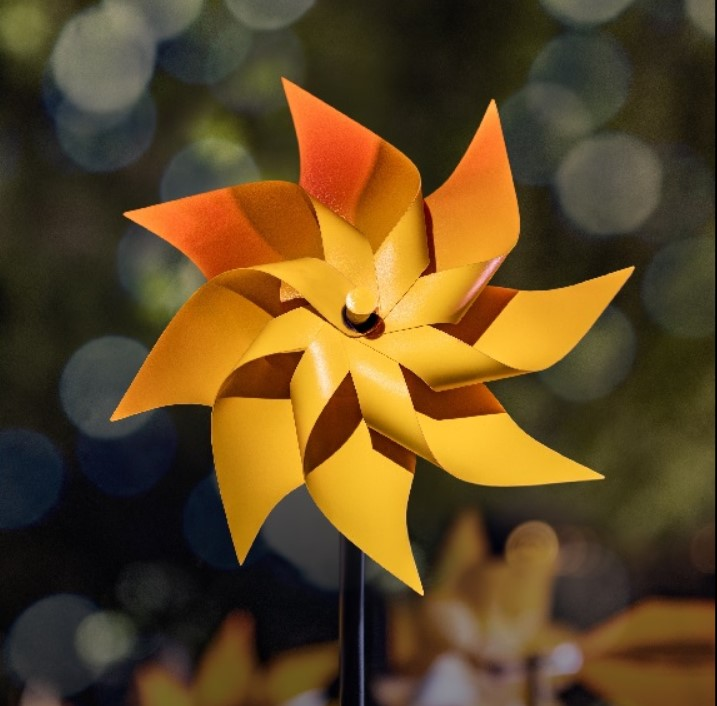
#> input picture flower.jpg, 717 x 706 px, found by its file name
$ jupyter execute --allow-errors Image_Preprocessing2.ipynb
#> lines starting #> are read from the running program, lines starting #| are printed output that depends on the picture; after the words box and inside, x2 and y2 are one past the last pixel; in counts of white or black regions, pixels touching at a corner belong together
Import packages but we have to instal them before use by pip in cmd window

[cell 1]
import cv2 as cv
import numpy as np
import matplotlib.pyplot as plt

We load an Image and show it but the image is GBR so we convert it to RGB Image.
We do it by two method:
1- Do it by changing vectors
2- Do ot by using special code

[cell 2]
# Load image from Image folder
I1=cv.imread('Image/flower.jpg')
#> I1 is the input picture: shape (706, 717, 3); mean B, G, R 35, 71.9, 95.6
# Show image
plt.subplot(1,3,1)
plt.imshow(I1)
plt.axis('off')
a='GBR'
plt.title(f'({a})Image',fontsize=8)
# Change GBR image to RGB image by first method
S=I1.shape
#> S = (706, 717, 3)
I2=np.zeros((S[0],S[1],S[2]),dtype=np.uint8)
I2[:,:,0]=I1[:,:,2]
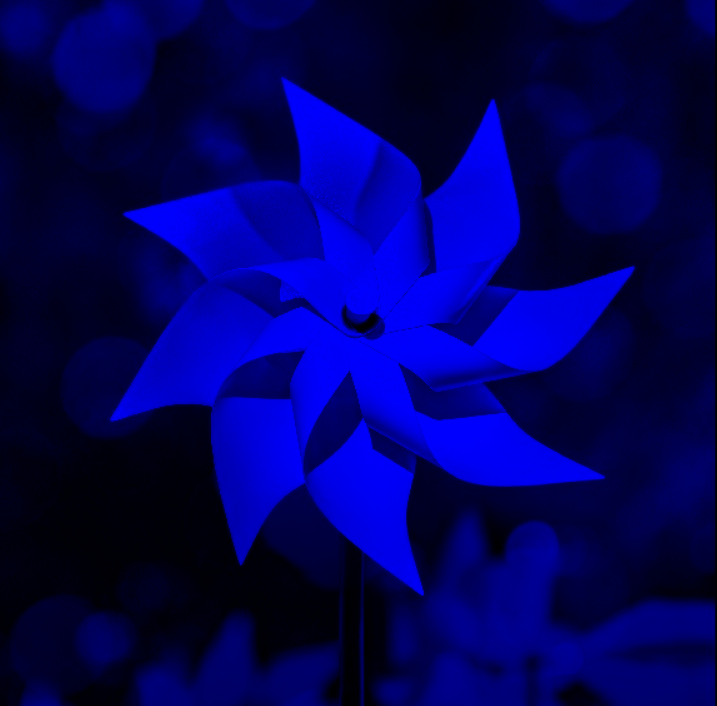
#> I2: shape (706, 717, 3); mean B, G, R 95.6, 0, 0
I2[:,:,1]=I1[:,:,1]
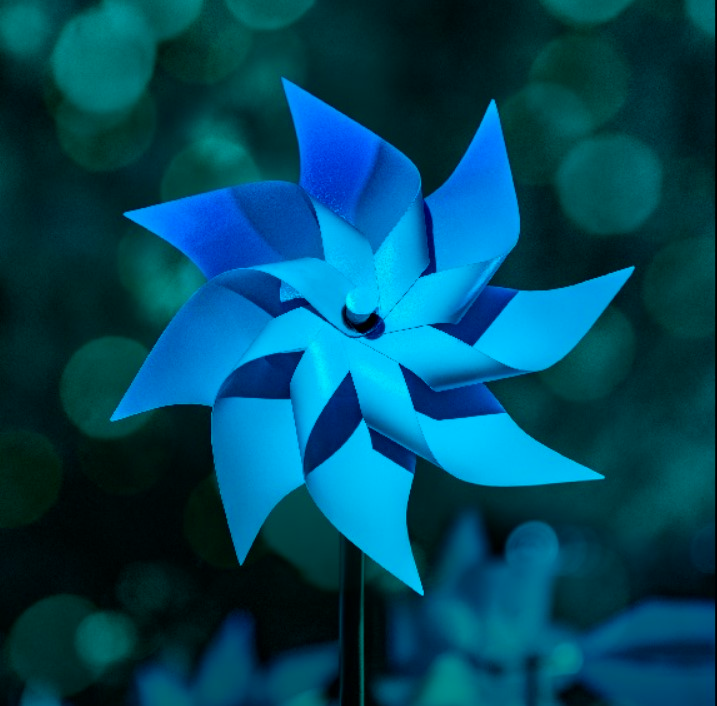
#> I2: shape (706, 717, 3); mean B, G, R 95.6, 71.9, 0
I2[:,:,2]=I1[:,:,0]
plt.subplot(1,3,2)
plt.imshow(I2)
plt.axis('off')
b='RGB'
plt.title(f'({b})Image Real color by first method',fontsize=6)
# Change GBR image to RGB image by first method
I2=cv.cvtColor(I1, cv.COLOR_BGR2RGB)
plt.subplot(1,3,3)
plt.imshow(I2)
plt.axis('off')
plt.title(f'({b}Image Real color by second method',fontsize=6)
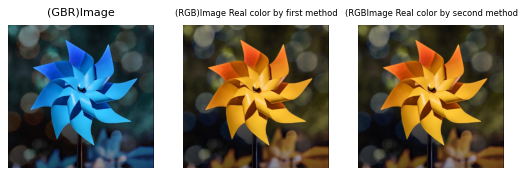
#> figure drawn by matplotlib, 3 panels; B, G, R data is drawn as R, G, B

Image Shearing:
We make a trosformation matrix and then use opencv function "cv.warpAffine"
We have an example below:

[cell 3]
# Define the Shearing factor
shearX = -.2
shearY = 0
# Define the Transformation matrix for shearing
TSh = np.array([[1, shearX, 0], [0, 1, shearY]], dtype=np.float32)
# Image shape along X and Y
width = I2.shape[1]
#> width = 717
height = I2.shape[0]
#> height = 706
# Apply shearing
I3 = cv.warpAffine(I2,TSh, (width, height))
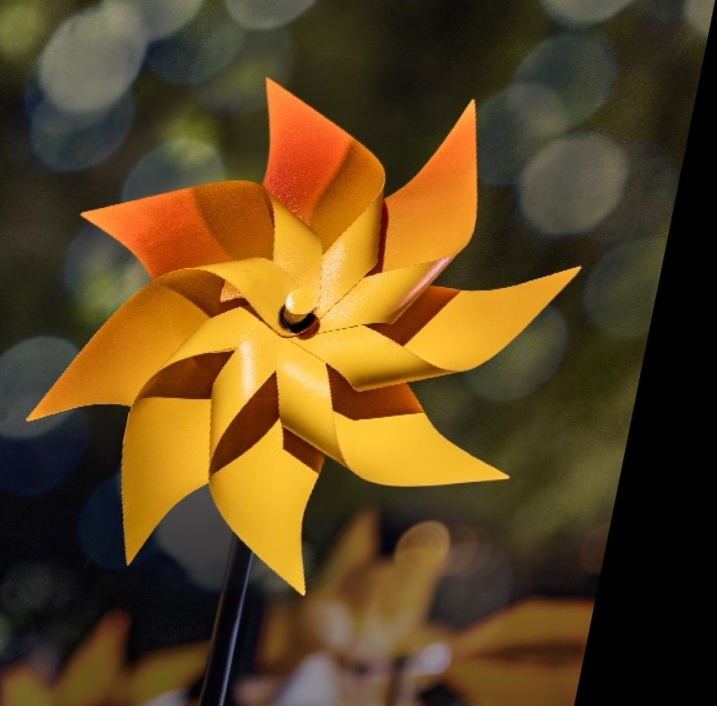
#> I3: shape (706, 717, 3); mean R, G, B 92.6, 68.9, 32.1
# Show images by subplot and change the size of them
fig, axs = plt.subplots(1, 2, figsize=(7, 4))
# Plot the original image
axs[0].imshow(I2)
axs[0].set_title('Original Image')

# Plot the Sheared image
axs[1].imshow(I3)
axs[1].set_title('Sheared image')
# Remove ticks from the subplots
for ax in axs:
    ax.set_xticks([])
    ax.set_yticks([])

Show histogram before normalization
We split RGB image to 3 matrix which are r, g, and b and then compute histogram for each of them

[cell 4]
# Split the image into channels
r, g, b = cv.split(I2)
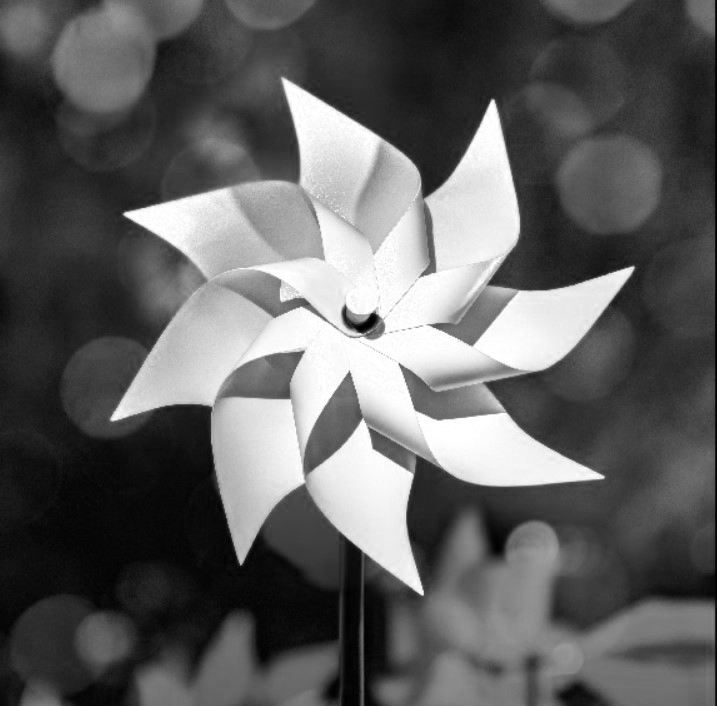
#> r: shape (706, 717); min 0, max 255, mean 95.6
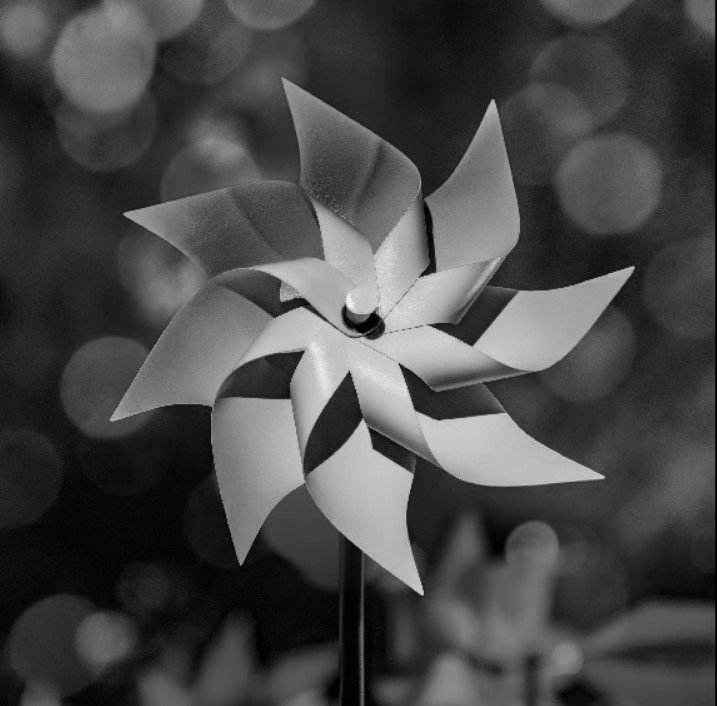
#> g: shape (706, 717); min 0, max 253, mean 71.9
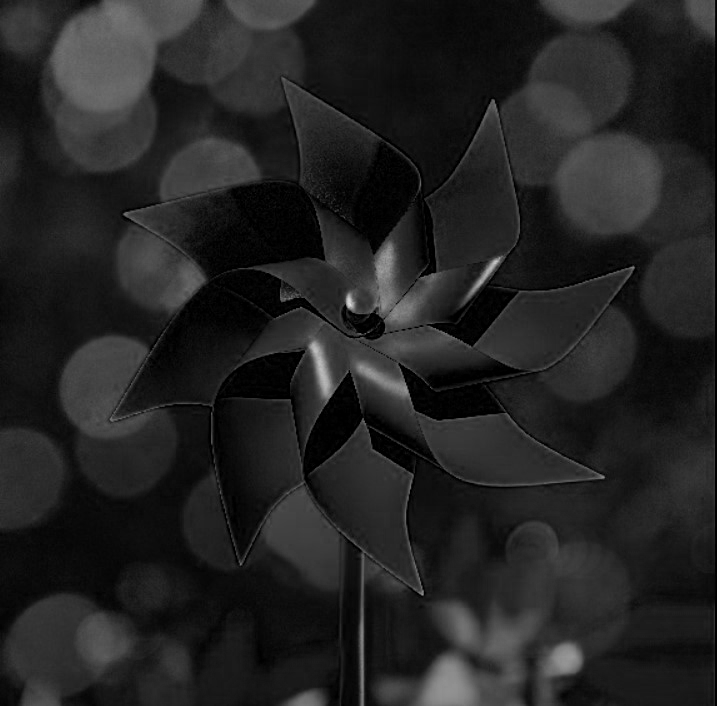
#> b: shape (706, 717); min 0, max 224, mean 35
# Show histograms
hist_r = cv.calcHist([r], [0], None, [256], [0, 256])
#> hist_r = 256 values, max 6049 at index 9, min 110 at index 0, mean 1977.4
plt.subplot(1,3,1)
plt.plot(hist_r)
plt.title('Hist Red')
hist_g = cv.calcHist([g], [0], None, [256], [0, 256])
#> hist_g = 256 values, max 6458 at index 34, min 0 at index 236, mean 1977.4
plt.subplot(1,3,2)
plt.plot(hist_g)
plt.title('Hist Green')
hist_b = cv.calcHist([b], [0], None, [256], [0, 256])
#> hist_b = 256 values, max 11970 at index 0, min 0 at index 192, mean 1977.4
plt.subplot(1,3,3)
plt.plot(hist_b)
plt.title('Hist Blue')
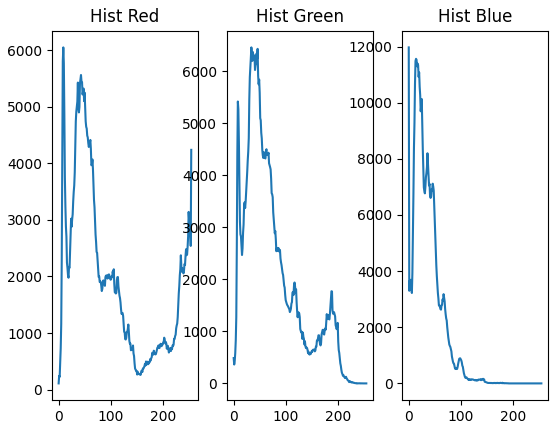
#> figure drawn by matplotlib, 3 panels; panel 1: curve peaks at x = 9, y = 6049; panel 2: curve peaks at x = 34, y = 6458; panel 3: curve peaks at x = 0, y = 11970

Normalize image and show it

[cell 5]
# Normalization parameter
min_value = 0
max_value = 1
norm_type = cv.NORM_MINMAX
# Normalize each channel
rn = cv.normalize(r.astype('float'), None, min_value, max_value, norm_type)
gn = cv.normalize(g.astype('float'), None, min_value, max_value, norm_type)
bn = cv.normalize(b.astype('float'), None, min_value, max_value, norm_type)
# Merge the normalized channels back into an image
normalized_image = cv.merge((rn, gn, bn))
#Show original image
plt.subplot(1,2,1)
plt.imshow(I2)
plt.title('Original image')
plt.axis('off')
#Show Normalized image
plt.subplot(1,2,2)
plt.imshow(normalized_image)
plt.title('Normalized image')
plt.axis('off')

#> (a cell that did not finish here is left out)

[cell 7]
# Apply Canny edge detection
edges = cv.Canny(image= I2, threshold1=100, threshold2=500)
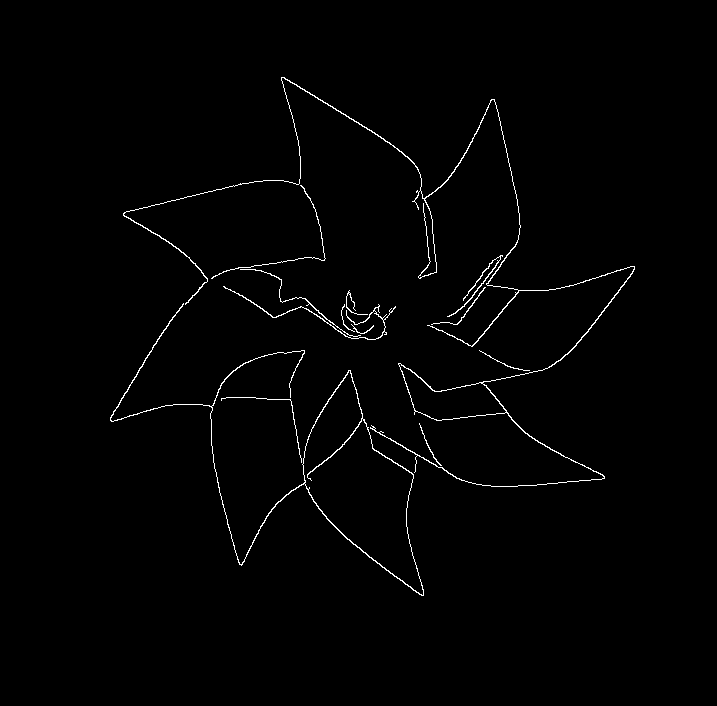
#> edges: shape (706, 717); 1.1% white in thin lines or dots, all inside (x1, y1, x2, y2) = (110, 77, 635, 596)
# Create subplots
fig, axs = plt.subplots(1, 2, figsize=(6, 6))

# Plot the original image
axs[0].imshow(I2)
axs[0].set_title('Original Image')

# Plot the blurred image
axs[1].imshow(edges)
axs[1].set_title('Image edges')

# Remove ticks from the subplots
for ax in axs:
    ax.set_xticks([])
    ax.set_yticks([])

# Display the subplots
plt.tight_layout()
plt.show()
